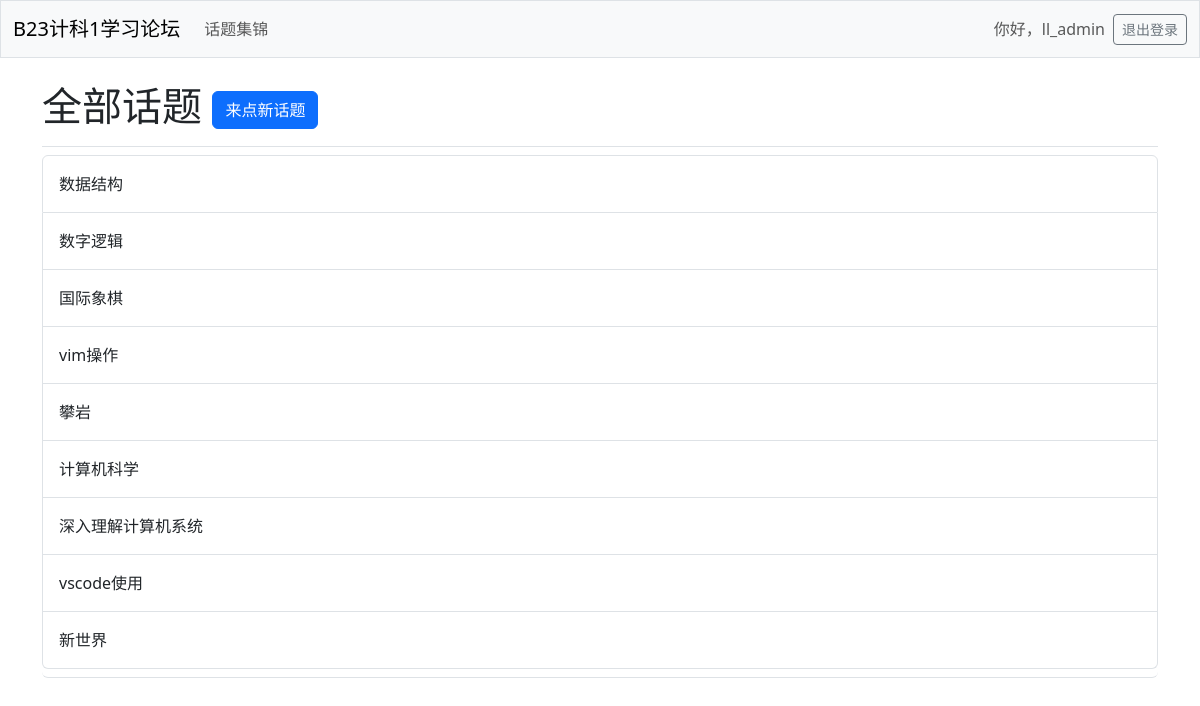
Before: /topics/ (signed in) with the older database file.
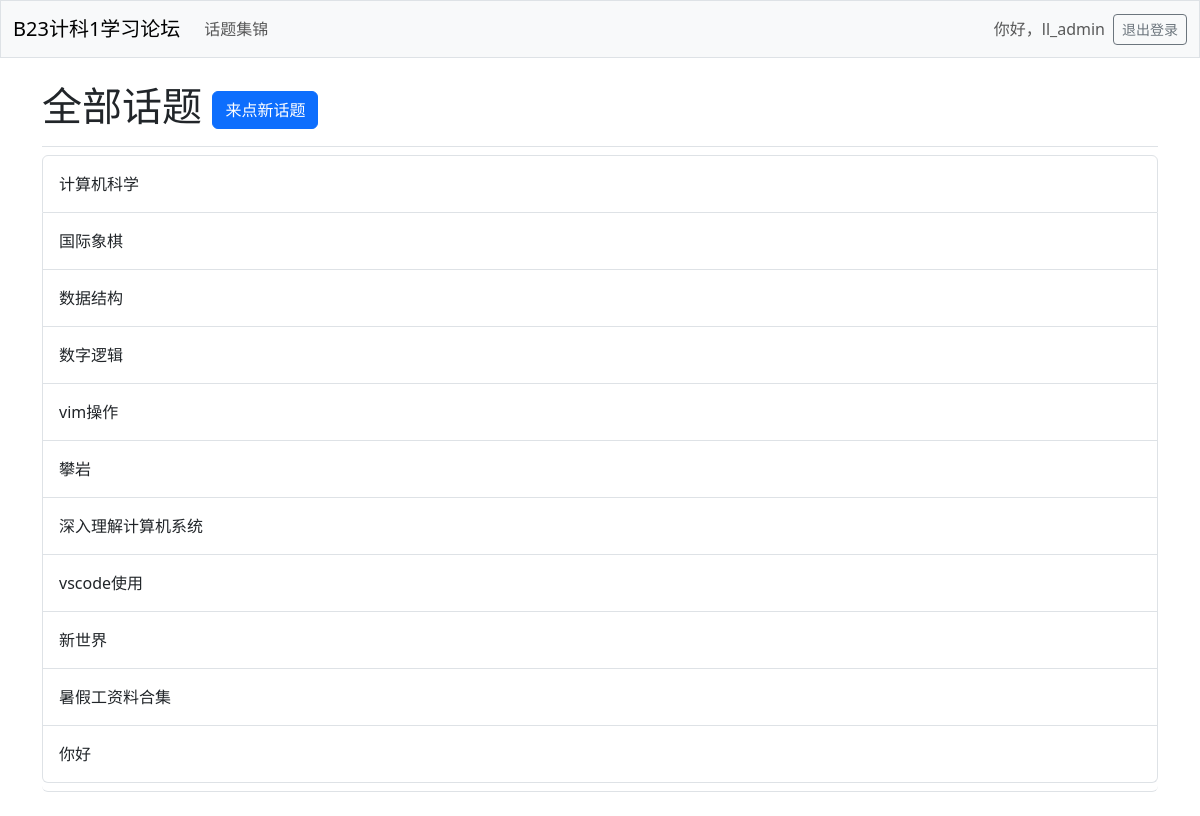
After: the same page with the newer database file.
### learning_logs/models.py (models this page shows, shortened)
class Topic(models.Model): # Model是Django基本类
    text = models.CharField(max_length=200)
    date_added = models.DateTimeField(auto_now_add=True)
    owner = models.ForeignKey(User, on_delete=models.CASCADE)

### learning_logs/views.py (the view)
# urls.py: path('topics/', views.topics, name='topics'),
@login_required # 限制访问，只有登陆用户才能访问topic
def topics(request):
    topics = Topic.objects.annotate(latest_entry_date=Max('entry__date_added')).order_by('-latest_entry_date')
    context = {'topics': topics} # 传递给模板的数据
    return render(request, 'learning_logs/topics.html', context)

### learning_logs/templates/learning_logs/topics.html
{% extends 'learning_logs/base.html' %}
{% block page_header %}
  <h1>
    全部话题
    <a class="btn btn-primary" href="{% url 'learning_logs:new_topic' %}">
      来点新话题
    </a>
  </h1>
{% endblock page_header %}
{% block content %}
    <ul class="list-group border-bottom pb-2 mb-4">
        {% for topic in topics %}
            <a class="list-group-item list-group-item-action d-flex gap-3 py-3"
              href="{% url 'learning_logs:topic' topic.id %}">
                {{ topic.text }}
            </a>
        {% empty %}
          <li class="list-group-item broder-0">还没有创建话题哟~</li>
        {% endfor %}
    </ul>
{% endblock content %}

Changed rows visible on the page:
shown differently, row unchanged: Topic "计算机科学": moves up the list
shown differently, row unchanged: Topic "国际象棋": moves up the list
added Topic: text "暑假工资料合集"
added Topic: text "你好"
